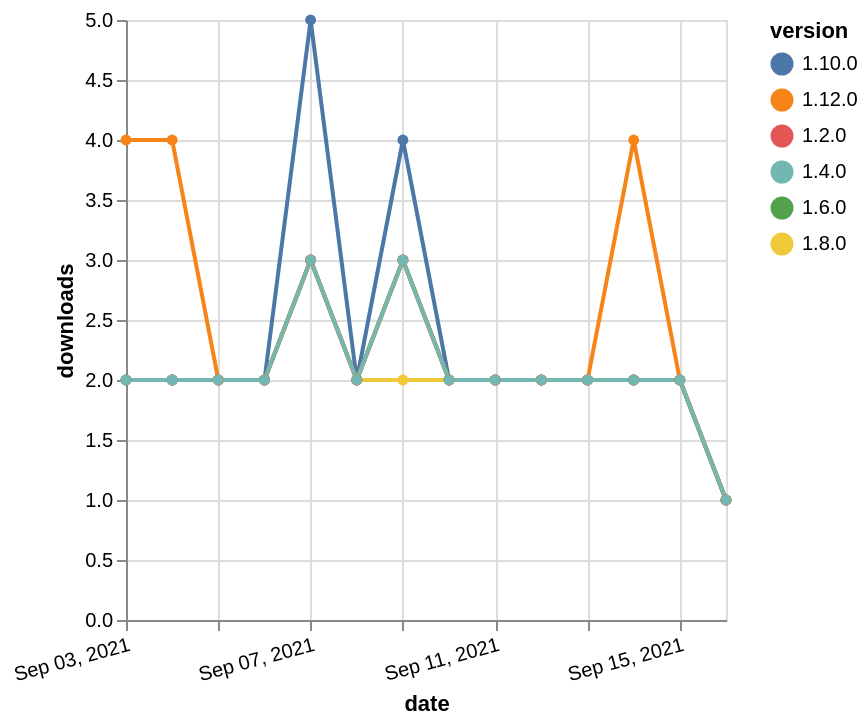

Specify this chart in Vega-Lite:
### Vega-Lite specification from a JSON file in a GitHub repository (floating-point values rounded to 4 significant figures)
{"$schema": "https://vega.github.io/schema/vega-lite/v5.json", "description": "A simple bar chart with embedded data.", "data": {"values": [{"date": "2021-09-03", "total": 1467, "delta": 2, "version": "1.6.0"}, {"date": "2021-09-04", "total": 1469, "delta": 2, "version": "1.6.0"}, {"date": "2021-09-05", "total": 1471, "delta": 2, "version": "1.6.0"}, {"date": "2021-09-06", "total": 1473, "delta": 2, "version": "1.6.0"}, {"date": "2021-09-07", "total": 1476, "delta": 3, "version": "1.6.0"}, {"date": "2021-09-08", "total": 1478, "delta": 2, "version": "1.6.0"}, {"date": "2021-09-09", "total": 1481, "delta": 3, "version": "1.6.0"}, {"date": "2021-09-10", "total": 1483, "delta": 2, "version": "1.6.0"}, {"date": "2021-09-11", "total": 1485, "delta": 2, "version": "1.6.0"}, {"date": "2021-09-12", "total": 1487, "delta": 2, "version": "1.6.0"}, {"date": "2021-09-13", "total": 1489, "delta": 2, "version": "1.6.0"}, {"date": "2021-09-14", "total": 1491, "delta": 2, "version": "1.6.0"}, {"date": "2021-09-15", "total": 1493, "delta": 2, "version": "1.6.0"}, {"date": "2021-09-16", "total": 1494, "delta": 1, "version": "1.6.0"}, {"date": "2021-09-03", "total": 984, "delta": 2, "version": "1.8.0"}, {"date": "2021-09-04", "total": 986, "delta": 2, "version": "1.8.0"}, {"date": "2021-09-05", "total": 988, "delta": 2, "version": "1.8.0"}, {"date": "2021-09-06", "total": 990, "delta": 2, "version": "1.8.0"}, {"date": "2021-09-07", "total": 993, "delta": 3, "version": "1.8.0"}, {"date": "2021-09-08", "total": 995, "delta": 2, "version": "1.8.0"}, {"date": "2021-09-09", "total": 997, "delta": 2, "version": "1.8.0"}, {"date": "2021-09-10", "total": 999, "delta": 2, "version": "1.8.0"}, {"date": "2021-09-11", "total": 1001, "delta": 2, "version": "1.8.0"}, {"date": "2021-09-12", "total": 1003, "delta": 2, "version": "1.8.0"}, {"date": "2021-09-13", "total": 1005, "delta": 2, "version": "1.8.0"}, {"date": "2021-09-14", "total": 1007, "delta": 2, "version": "1.8.0"}, {"date": "2021-09-15", "total": 1009, "delta": 2, "version": "1.8.0"}, {"date": "2021-09-16", "total": 1010, "delta": 1, "version": "1.8.0"}, {"date": "2021-09-03", "total": 764, "delta": 2, "version": "1.10.0"}, {"date": "2021-09-04", "total": 766, "delta": 2, "version": "1.10.0"}, {"date": "2021-09-05", "total": 768, "delta": 2, "version": "1.10.0"}, {"date": "2021-09-06", "total": 770, "delta": 2, "version": "1.10.0"}, {"date": "2021-09-07", "total": 775, "delta": 5, "version": "1.10.0"}, {"date": "2021-09-08", "total": 777, "delta": 2, "version": "1.10.0"}, {"date": "2021-09-09", "total": 781, "delta": 4, "version": "1.10.0"}, {"date": "2021-09-10", "total": 783, "delta": 2, "version": "1.10.0"}, {"date": "2021-09-11", "total": 785, "delta": 2, "version": "1.10.0"}, {"date": "2021-09-12", "total": 787, "delta": 2, "version": "1.10.0"}, {"date": "2021-09-13", "total": 789, "delta": 2, "version": "1.10.0"}, {"date": "2021-09-14", "total": 791, "delta": 2, "version": "1.10.0"}, {"date": "2021-09-15", "total": 793, "delta": 2, "version": "1.10.0"}, {"date": "2021-09-16", "total": 794, "delta": 1, "version": "1.10.0"}, {"date": "2021-09-03", "total": 2060, "delta": 2, "version": "1.2.0"}, {"date": "2021-09-04", "total": 2062, "delta": 2, "version": "1.2.0"}, {"date": "2021-09-05", "total": 2064, "delta": 2, "version": "1.2.0"}, {"date": "2021-09-06", "total": 2066, "delta": 2, "version": "1.2.0"}, {"date": "2021-09-07", "total": 2069, "delta": 3, "version": "1.2.0"}, {"date": "2021-09-08", "total": 2071, "delta": 2, "version": "1.2.0"}, {"date": "2021-09-09", "total": 2074, "delta": 3, "version": "1.2.0"}, {"date": "2021-09-10", "total": 2076, "delta": 2, "version": "1.2.0"}, {"date": "2021-09-11", "total": 2078, "delta": 2, "version": "1.2.0"}, {"date": "2021-09-12", "total": 2080, "delta": 2, "version": "1.2.0"}, {"date": "2021-09-13", "total": 2082, "delta": 2, "version": "1.2.0"}, {"date": "2021-09-14", "total": 2084, "delta": 2, "version": "1.2.0"}, {"date": "2021-09-15", "total": 2086, "delta": 2, "version": "1.2.0"}, {"date": "2021-09-16", "total": 2087, "delta": 1, "version": "1.2.0"}, {"date": "2021-09-03", "total": 227, "delta": 4, "version": "1.12.0"}, {"date": "2021-09-04", "total": 231, "delta": 4, "version": "1.12.0"}, {"date": "2021-09-05", "total": 233, "delta": 2, "version": "1.12.0"}, {"date": "2021-09-06", "total": 235, "delta": 2, "version": "1.12.0"}, {"date": "2021-09-07", "total": 238, "delta": 3, "version": "1.12.0"}, {"date": "2021-09-08", "total": 240, "delta": 2, "version": "1.12.0"}, {"date": "2021-09-09", "total": 243, "delta": 3, "version": "1.12.0"}, {"date": "2021-09-10", "total": 245, "delta": 2, "version": "1.12.0"}, {"date": "2021-09-11", "total": 247, "delta": 2, "version": "1.12.0"}, {"date": "2021-09-12", "total": 249, "delta": 2, "version": "1.12.0"}, {"date": "2021-09-13", "total": 251, "delta": 2, "version": "1.12.0"}, {"date": "2021-09-14", "total": 255, "delta": 4, "version": "1.12.0"}, {"date": "2021-09-15", "total": 257, "delta": 2, "version": "1.12.0"}, {"date": "2021-09-16", "total": 258, "delta": 1, "version": "1.12.0"}, {"date": "2021-09-03", "total": 1669, "delta": 2, "version": "1.4.0"}, {"date": "2021-09-04", "total": 1671, "delta": 2, "version": "1.4.0"}, {"date": "2021-09-05", "total": 1673, "delta": 2, "version": "1.4.0"}, {"date": "2021-09-06", "total": 1675, "delta": 2, "version": "1.4.0"}, {"date": "2021-09-07", "total": 1678, "delta": 3, "version": "1.4.0"}, {"date": "2021-09-08", "total": 1680, "delta": 2, "version": "1.4.0"}, {"date": "2021-09-09", "total": 1683, "delta": 3, "version": "1.4.0"}, {"date": "2021-09-10", "total": 1685, "delta": 2, "version": "1.4.0"}, {"date": "2021-09-11", "total": 1687, "delta": 2, "version": "1.4.0"}, {"date": "2021-09-12", "total": 1689, "delta": 2, "version": "1.4.0"}, {"date": "2021-09-13", "total": 1691, "delta": 2, "version": "1.4.0"}, {"date": "2021-09-14", "total": 1693, "delta": 2, "version": "1.4.0"}, {"date": "2021-09-15", "total": 1695, "delta": 2, "version": "1.4.0"}, {"date": "2021-09-16", "total": 1696, "delta": 1, "version": "1.4.0"}]}, "width": "container", "mark": {"type": "line", "point": {"filled": true}}, "encoding": {"x": {"field": "date", "type": "temporal", "timeUnit": "yearmonthdate", "title": "date", "axis": {"labelAngle": -15}}, "y": {"field": "delta", "type": "quantitative", "title": "downloads"}, "color": {"field": "version", "type": "nominal"}, "tooltip": {"field": "delta"}}}
